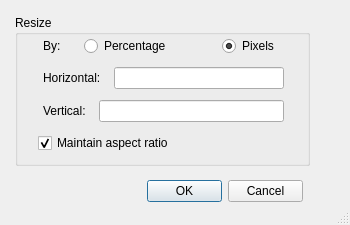
<?xml version="1.0" encoding="UTF-8"?>
<ui version="4.0">
 <class>MainWindow</class>
 <widget class="QMainWindow" name="MainWindow">
  <property name="geometry">
   <rect>
    <x>0</x>
    <y>0</y>
    <width>350</width>
    <height>225</height>
   </rect>
  </property>
  <property name="sizePolicy">
   <sizepolicy hsizetype="Fixed" vsizetype="Fixed">
    <horstretch>0</horstretch>
    <verstretch>0</verstretch>
   </sizepolicy>
  </property>
  <property name="minimumSize">
   <size>
    <width>350</width>
    <height>225</height>
   </size>
  </property>
  <property name="maximumSize">
   <size>
    <width>350</width>
    <height>225</height>
   </size>
  </property>
  <property name="windowTitle">
   <string>MainWindow</string>
  </property>
  <property name="autoFillBackground">
   <bool>false</bool>
  </property>
  <widget class="QWidget" name="centralwidget">
   <widget class="QGroupBox" name="grpBox">
    <property name="geometry">
     <rect>
      <x>15</x>
      <y>15</y>
      <width>295</width>
      <height>151</height>
     </rect>
    </property>
    <property name="title">
     <string>Resize</string>
    </property>
    <widget class="QWidget" name="verticalLayoutWidget">
     <property name="geometry">
      <rect>
       <x>14</x>
       <y>10</y>
       <width>275</width>
       <height>141</height>
      </rect>
     </property>
     <layout class="QVBoxLayout" name="verticalLayout" stretch="0,0,0,0">
      <property name="spacing">
       <number>10</number>
      </property>
      <property name="leftMargin">
       <number>9</number>
      </property>
      <property name="topMargin">
       <number>10</number>
      </property>
      <property name="rightMargin">
       <number>10</number>
      </property>
      <property name="bottomMargin">
       <number>10</number>
      </property>
      <item>
       <layout class="QHBoxLayout" name="horizontalLayout" stretch="0,0,0,0">
        <property name="leftMargin">
         <number>5</number>
        </property>
        <property name="rightMargin">
         <number>15</number>
        </property>
        <item>
         <widget class="QLabel" name="label_3">
          <property name="text">
           <string>By:</string>
          </property>
         </widget>
        </item>
        <item>
         <widget class="QRadioButton" name="radioButton">
          <property name="enabled">
           <bool>true</bool>
          </property>
          <property name="text">
           <string>Percentage</string>
          </property>
          <property name="checked">
           <bool>false</bool>
          </property>
         </widget>
        </item>
        <item>
         <widget class="QWidget" name="widget" native="true"/>
        </item>
        <item>
         <widget class="QRadioButton" name="radioButton_2">
          <property name="text">
           <string>Pixels</string>
          </property>
          <property name="checked">
           <bool>true</bool>
          </property>
         </widget>
        </item>
       </layout>
      </item>
      <item>
       <layout class="QHBoxLayout" name="horizontalLayout_2">
        <property name="leftMargin">
         <number>5</number>
        </property>
        <property name="rightMargin">
         <number>10</number>
        </property>
        <item>
         <widget class="QLabel" name="label">
          <property name="text">
           <string>Horizontal: </string>
          </property>
         </widget>
        </item>
        <item>
         <widget class="QLineEdit" name="lineEdit_2"/>
        </item>
       </layout>
      </item>
      <item>
       <layout class="QHBoxLayout" name="horizontalLayout_3">
        <property name="leftMargin">
         <number>5</number>
        </property>
        <property name="rightMargin">
         <number>10</number>
        </property>
        <item>
         <widget class="QLabel" name="label_2">
          <property name="text">
           <string>Vertical: </string>
          </property>
         </widget>
        </item>
        <item>
         <widget class="QLineEdit" name="lineEdit_3"/>
        </item>
       </layout>
      </item>
      <item>
       <widget class="QCheckBox" name="checkBox">
        <property name="text">
         <string>Maintain aspect ratio</string>
        </property>
        <property name="checked">
         <bool>true</bool>
        </property>
       </widget>
      </item>
     </layout>
    </widget>
   </widget>
   <widget class="QDialogButtonBox" name="buttonBox">
    <property name="geometry">
     <rect>
      <x>147</x>
      <y>180</y>
      <width>156</width>
      <height>23</height>
     </rect>
    </property>
    <property name="standardButtons">
     <set>QDialogButtonBox::Cancel|QDialogButtonBox::Ok</set>
    </property>
   </widget>
  </widget>
  <widget class="QStatusBar" name="statusbar"/>
 </widget>
 <resources/>
 <connections/>
</ui>
